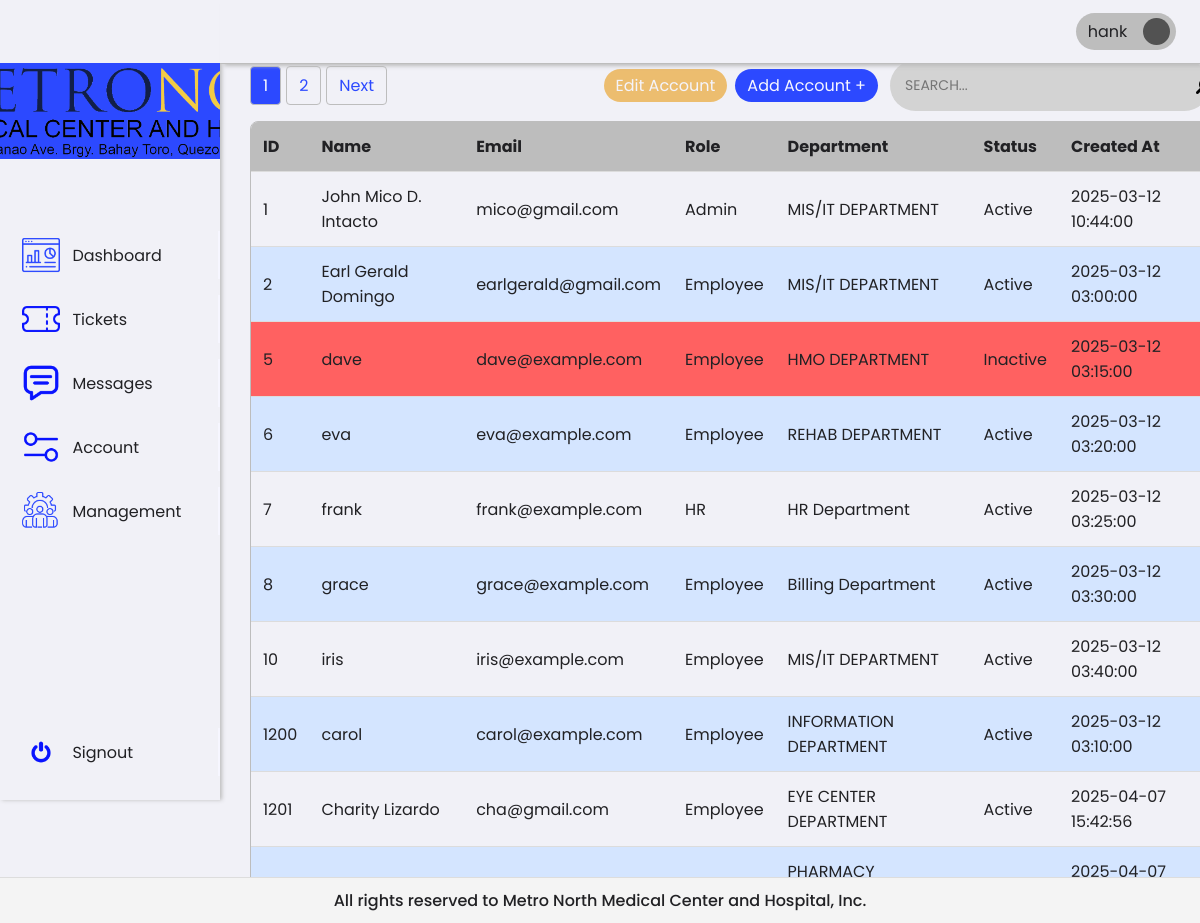
Before: /1/hrAdmin/management.php (signed in) with the older database file.
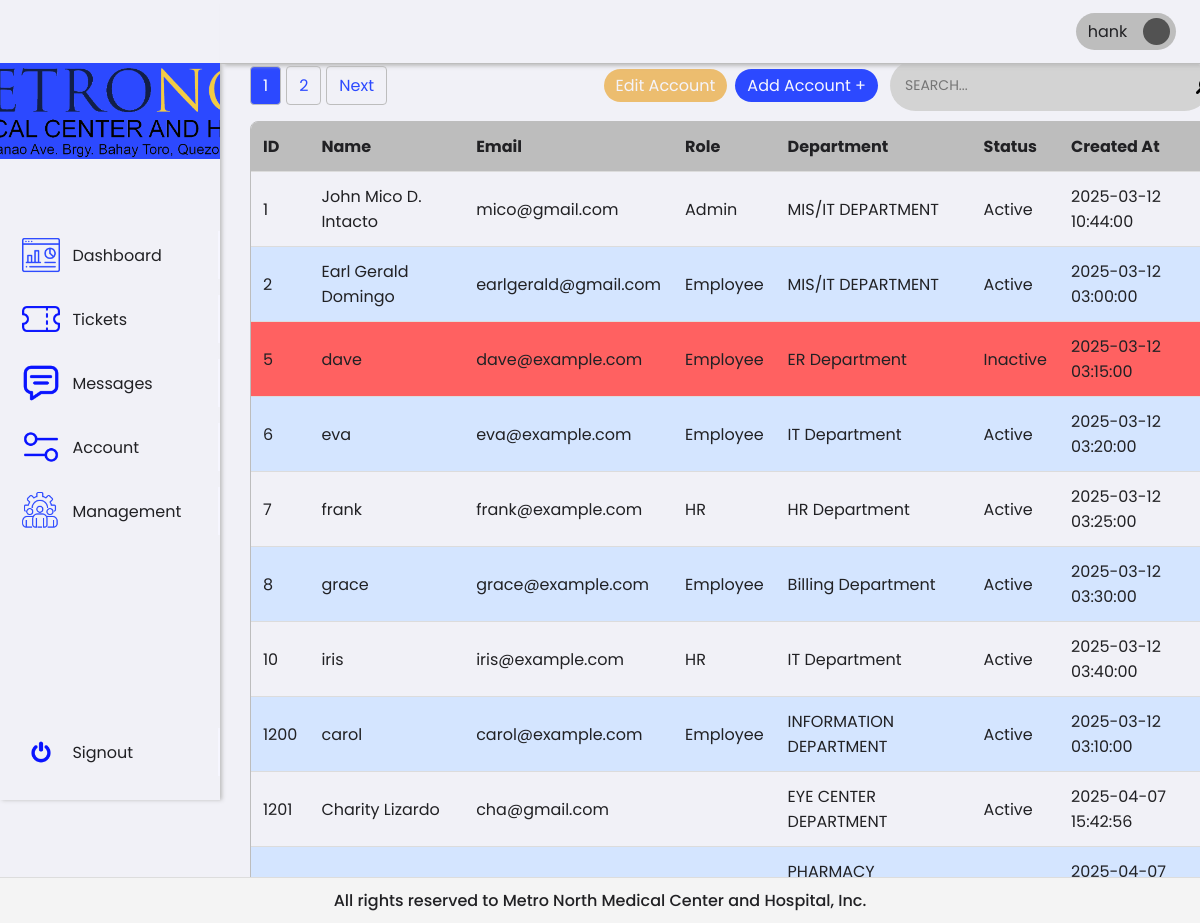
After: the same page with the newer database file.
### tables this page shows
CREATE TABLE `users` (
  `id` int(11) NOT NULL,
  `name` varchar(255) NOT NULL,
  `email` varchar(255) NOT NULL,
  `password` varchar(255) NOT NULL,
  `role` enum('Employee','HR','Admin','Super Admin') NOT NULL,
  `department` varchar(255) DEFAULT NULL,
  `status` enum('Active','Inactive') NOT NULL,
  `created_at` timestamp NOT NULL DEFAULT current_timestamp()
);

### 0/includes/accountQuery.php (called while the page is built)
<?php
try {
    require '../../0/includes/db.php';
    $limit = 10;
    $page = isset($_GET['page']) && is_numeric($_GET['page']) ? (int) $_GET['page'] : 1;
    $offset = ($page - 1) * $limit;
    $countSql = "SELECT COUNT(*) FROM users";
    $stmt = $pdo->query($countSql);
    $totalRecords = $stmt->fetchColumn();
    $totalPages = ceil($totalRecords / $limit);
    $sql = "SELECT id, name, email, role, department, status, created_at
            FROM users
            LIMIT :limit OFFSET :offset";
    $stmt = $pdo->prepare($sql);
    $stmt->bindParam(':limit', $limit, PDO::PARAM_INT);
    $stmt->bindParam(':offset', $offset, PDO::PARAM_INT);
    $stmt->execute();
    $users = $stmt->fetchAll(PDO::FETCH_ASSOC);
} catch (PDOException $e) {
    die("Database connection failed: " . $e->getMessage());
}
?>

### 1/hrAdmin/management.php (the view, shortened to what this page needs)
<?php
require_once '../../0/includes/employeeTicket.php';
require_once '../../0/includes/accountQuery.php';
?>
<!DOCTYPE html>
<html lang="en">
<head>
    <link rel="stylesheet" href="../../assets/css/framework.css">
    <link rel="stylesheet" href="../../assets/css/management.css">
</head>
<body>
    <div class="container">
        <div class="sideNav">
            <div class="sideNavLogo img-cover" style="background-image: url(../../assets/images/icons/mnmch.png);"></div>
            <div class="navBtn">
                <div class="navBtnIcon img-contain" style="background-image: url(../../assets/images/icons/dashboard.png);"></div>
                <a href="dashboard.php">Dashboard</a>
            </div>
            <div class="navBtn">
                <div class="navBtnIcon img-contain" style="background-image: url(../../assets/images/icons/ticket.png);"></div>
                <a href="ticket.php">Tickets</a>
            </div>
            <div class="navBtn">
                <div class="navBtnIcon img-contain" style="background-image: url(../../assets/images/icons/chat.png);"></div>
                <a href="message.php">Messages</a>
            </div>
            <div class="navBtn">
                <div class="navBtnIcon img-contain" style="background-image: url(../../assets/images/icons/settings.png);"></div>
                <a href="account.php">Account</a>
            </div>
            <div class="navBtn">
                <div class="navBtnIcon img-contain" style="background-image: url(../../assets/images/icons/management.png);"></div>
                <a href="management.php">Management</a>
            </div>
            <div class="navBtn">
                <div class="navBtnIcon img-contain" style="background-image: url(../../assets/images/icons/switch.png);"></div>
                <a href="../../0/includes/signout.php">Signout</a>
            </div>
        </div>
        <div class="content">
            <div class="topNav">
                <div class="account">
                    <div class="accountName">John Doe</div>
                    <div class="accountIcon img-contain"></div>
                </div>
            </div>
            <div class="pagination-wrapper">
                <div class="pagination">
                    <?php for ($i = 1; $i <= $totalPages; $i++): ?>
                        <a href="?page=<?= $i ?>" class="<?= $i == $page ? 'active' : '' ?>"><?= $i ?></a>
                    <?php endfor; ?>
                    <?php if ($page < $totalPages): ?>
                        <a href="?page=<?= $page + 1 ?>" class="next">Next</a>
                    <?php endif; ?>
                </div>
                <div class="btnContainer">
                    <button type="button" class="btnWarning btnWarningDisabled" id="editAccountID" name="editAccount" disabled>Edit Account</button>
                    <button type="button" class="btnDefault" id="addAccountID" name="addAccount">Add Account +</button>
                </div>
                <div class="search-container">
                    <input type="text" placeholder="SEARCH..." class="search-input">
                    <div class="search-icon">
                        <img src="../../assets/images/icons/search.png" alt="Search">
                    </div>
                </div>
            </div>
            <div class="tableContainer">
                <table>
                    <thead>
                        <tr>
                            <th>ID <i class="fas fa-sort"></i></th>
                            <th>Name <i class="fas fa-sort"></i></th>
                            <th>Email <i class="fas fa-sort"></i></th>
                            <th>Role <i class="fas fa-sort"></i></th>
                            <th>Department <i class="fas fa-sort"></i></th>
                            <th>Status <i class="fas fa-sort"></i></th>
                            <th>Created At <i class="fas fa-sort"></i></th>
                        </tr>
                    </thead>
                    <tbody>
                        <?php if (!empty($users)): ?>
                            <?php foreach ($users as $user): ?>
                                <tr data-id="<?= htmlspecialchars($user['id']) ?>"
                                    class="<?= htmlspecialchars($user['status']) === 'Inactive' ? 'inactive-row' : '' ?>">
                                    <td><?= htmlspecialchars($user['id']) ?></td>
                                    <td><?= htmlspecialchars($user['name']) ?></td>
                                    <td><?= htmlspecialchars($user['email']) ?></td>
                                    <td><?= htmlspecialchars($user['role']) ?></td>
                                    <td><?= htmlspecialchars($user['department']) ?></td>
                                    <td><?= htmlspecialchars($user['status']) ?> </td>
                                    <td><?= htmlspecialchars($user['created_at']) ?></td>
                                </tr>
                            <?php endforeach; ?>
                        <?php else: ?>
                            <tr>
                                <td colspan="10" style="text-align: center;">No Users found</td>
                            </tr>
                        <?php endif; ?>
                    </tbody>
                </table>
            </div>
        </div>
    </div>
    <footer class="footer-messages">
        <p>All rights reserved to Metro North Medical Center and Hospital, Inc.</p>
    </footer>
</body>
</html>

### assets/css/framework.css (style rules this page uses)
:root { --white: #f6f6ff; --neutral-100: #f1f1f7; --neutral-200: #dcdcdc; --neutral-300: #bdbdbd; --neutral-400: #989898; --neutral-500: #7c7c7c; --neutral-600: #656565; --neutral-700: #525252; --neutral-800: #464646; --neutral-900: #3d3d3d; --neutral-950: #292929; --black: #212124; --primary-50: #e7f2ff; --primary-100: #d4e5ff; --primary-200: #b2cdff; --primary-300: #83abff; --primary-400: #537aff; --primary-500: #2c49ff; --primary-600: #0913ff; --primary-700: #0008ff; --primary-800: #040ecf; --primary-900: #0c158a; --primary-950: #080b5e; --secondary-50: #fefaec; --secondary-100: #fbf1ca; --secondary-200: #f8e38f; --secondary-300: #f3cb45; --secondary-400: #f1bc2e; --secondary-500: #ea9c16; --secondary-600: #cf7710; --secondary-700: #ac5511; --secondary-800: #8c4214; --secondary-900: #733614; --secondary-950: #421b06; --danger: #c53d3d; --danger-highlight: #ff6161; --warning: #eebf68; --approve: #89dc79; --fast: 128ms; --normal: 256ms; --slow: 512ms; }
* { margin: 0; padding: 0;; box-sizing: border-box;; font-family: 'Poppins', sans-serif; font-size: 16px; color: var(--black); cursor: default; }
body { display: flex; flex-direction: column; background-color: var(--neutral-100); }
.btnContainer { display: flex; justify-content: flex-end; align-items: center; margin-top: 16px; gap: 0 8px; }
.btnDefault { display: flex; justify-content: center; align-items: center; padding: 4px 12px; border-radius: 999px; border: none; background-color: var(--primary-500); color: var(--white); font-size: 16px; cursor: pointer; transition: var(--fast); }
.btnWarning { display: flex; justify-content: center; align-items: center; padding: 4px 12px; border-radius: 999px; border: none; background-color: var(--secondary-500); color: var(--white); font-size: 16px; cursor: pointer; transition: var(--fast); }
.container { display: flex; flex-direction: column; align-items: center; justify-content: center; }
.sideNavLogo { height: 96px; width: 100%; background-color: var(--primary-500); margin: 47px 0 64px 0; }
.sideNav { position: fixed; left: 0; top: 0; z-index: 990; display: flex; flex-direction: column; width: 220px; height: 100vh; border-color: var(--primary-400); background-color: var(--neutral-100); box-shadow: 2px 0 4px 0 var(--neutral-300); padding: 16px 0; }
.sideNav >.navBtn:last-child { margin-top: auto; }
.navBtn { display: flex; flex-direction: row; align-items: center; height: 48px; width: 100%; border: none; margin: 8px 0; padding: 0 8px 0 22px; gap: 12px; cursor: pointer; transition: var(--fast); border-right: 2px solid var(--white); }
.navBtn > * { cursor: pointer; }
.navBtnIcon { display: flex; justify-content: center; align-items: center; height: 80%; aspect-ratio: 1/1; }
.navBtn > a { display: flex; align-items: center; text-decoration: none; color: var(--black); font-size: 16px; width: 100%; height: 100%; }
.topNav { position: fixed; top: 0; display: flex; flex-direction: row; align-items: center; justify-content: flex-end; padding: 0 clamp(4px, 2%, 36px) 0 0; height: 64px; border-bottom: 1px solid var(--neutral-300); background-color: var(--neutral-100); box-shadow: 4px 2px 4px 0 var(--neutral-300); z-index: 999; }
.account { display: flex; flex-direction: row; align-items: center; gap: 16px; cursor: pointer; height: 60%; background-color: var(--neutral-300); padding: 4px 6px 4px 12px; border-radius: 999px; cursor: pointer; }
.account > * { cursor: pointer; }
.accountIcon { background-color: var(--neutral-700); height: 90%; aspect-ratio: 1/1; border-radius: 50%; }
.img-contain { background-size: contain; background-position: center center; background-repeat: no-repeat; }
.img-cover { background-size: cover; background-position: center center; background-repeat: no-repeat; }
.tableContainer { overflow-x: auto; }
table { overflow-x: auto; }

### 1/hrAdmin/management.php (style rules this page uses)
.inactive-row { background-color: var(--danger-highlight) !important; color: white; }

Changed rows visible on the page:
changed users "dave": department "HMO DEPARTMENT" → "ER Department"
changed users "eva": department "REHAB DEPARTMENT" → "IT Department"
changed users "iris": role "Employee" → "HR"; department "MIS/IT DEPARTMENT" → "IT Department"
changed users "Charity Lizardo": role "Employee" → (not shown)
